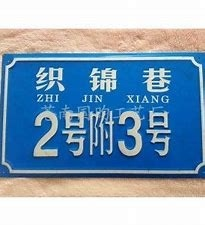
#> input picture img/2021-03-18/55f83cba-878f-11eb-ac21-f875a4fc33a4.jpg, 205 x 225 px
$ python -i predict_rec.py   (imports and definitions only)
#> lines starting #> are read from the running program, lines starting #| are printed output that depends on the picture
# Copyright (c) 2020 PaddlePaddle Authors. All Rights Reserved.
#
# Licensed under the Apache License, Version 2.0 (the "License");
# you may not use this file except in compliance with the License.
# You may obtain a copy of the License at
#
#     http://www.apache.org/licenses/LICENSE-2.0
#
# Unless required by applicable law or agreed to in writing, software
# distributed under the License is distributed on an "AS IS" BASIS,
# WITHOUT WARRANTIES OR CONDITIONS OF ANY KIND, either express or implied.
# See the License for the specific language governing permissions and
# limitations under the License.
import os
import sys
__dir__ = os.path.dirname(os.path.abspath(__file__))
sys.path.append(__dir__)
sys.path.append(os.path.abspath(os.path.join(__dir__, '../..')))

import cv2
import copy
import numpy as np
import math
import time

import paddle.fluid as fluid

import utility as utility
from ppocr.utility import initial_logger
# [1 line that did not run here, left out]
from ppocr.utility import get_image_file_list, check_and_read_gif
from ppocr.character import CharacterOps


class TextRecognizer(object):
    def __init__(self):
        use_pdserving = False
        use_zero_copy_run = False
        rec_image_shape = "3, 32, 320"
        rec_char_type = "ch"
        rec_batch_num = 6
        rec_algorithm = "CRNN"
        max_text_length = 25
        rec_char_dict_path = "./src/ai/ocr_paddle/ppocr/ppocr_keys_v1.txt"
        use_space_char = True
        if use_pdserving is False:
            self.predictor, self.input_tensor, self.output_tensors =\
                utility.create_predictor( mode="rec")
            self.use_zero_copy_run = use_zero_copy_run
        self.rec_image_shape = [int(v) for v in rec_image_shape.split(",")]
        self.character_type = rec_char_type
        self.rec_batch_num = rec_batch_num
        self.rec_algorithm = rec_algorithm
        self.text_len = max_text_length
        char_ops_params = {
            "character_type": rec_char_type,
            "character_dict_path": rec_char_dict_path,
            "use_space_char": use_space_char,
            "max_text_length": max_text_length
        }
        if self.rec_algorithm in ["CRNN", "Rosetta", "STAR-Net"]:
            char_ops_params['loss_type'] = 'ctc'
            self.loss_type = 'ctc'
        elif self.rec_algorithm == "RARE":
            char_ops_params['loss_type'] = 'attention'
            self.loss_type = 'attention'
        elif self.rec_algorithm == "SRN":
            char_ops_params['loss_type'] = 'srn'
            self.loss_type = 'srn'
        self.char_ops = CharacterOps(char_ops_params)

    # [272 lines left out: functions resize_norm_img, resize_norm_img_srn, srn_other_inputs, process_image_srn, __call__, main, not called in this run]


# [2 lines not run here, left out]

>>> import cv2
>>> picture = cv2.imread('../../../img/2021-03-18/55f83cba-878f-11eb-ac21-f875a4fc33a4.jpg', cv2.IMREAD_GRAYSCALE)
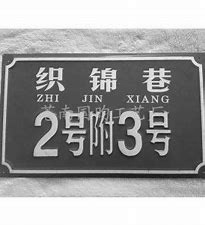
#> picture: shape (225, 205); min 9, max 255, mean 156.4
#> (the run stopped early here; a loop or call above may not have finished)
